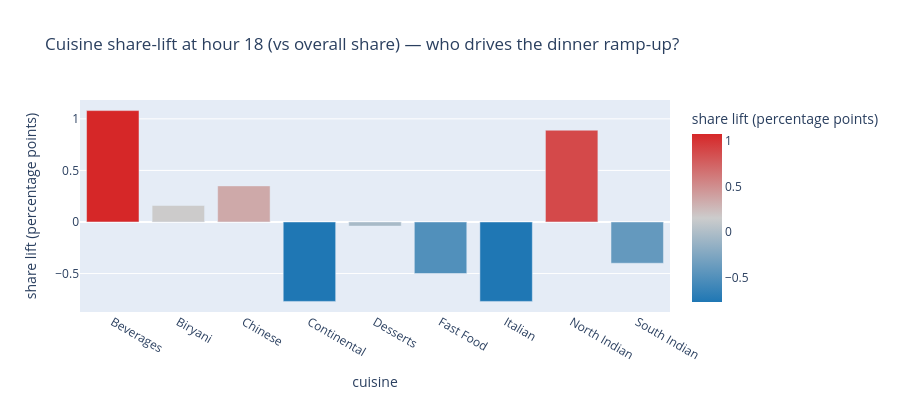

Notebook code cell kept with this figure:
### Markdown cell above
### 1.2 The dinner ramp-up has a cuisine signature

Hour 18 was Notebook 02's supply-gap finding. Which cuisines drive it? We compute each cuisine's *share-lift at hour 18 vs its overall share*. Positive = the cuisine over-indexes during the 6pm window.

### Code cell
hr18_share = df[df.hour == 18].cuisine.value_counts(normalize=True) * 100
all_share  = df.cuisine.value_counts(normalize=True) * 100
lift = (hr18_share - all_share).round(2).sort_values(ascending=False)
lift_df = pd.DataFrame({'hour18_share_%': hr18_share.round(2),
                        'overall_share_%': all_share.round(2),
                        'lift_pp': lift})
print(lift_df.sort_values('lift_pp', ascending=False).to_string())

fig = px.bar(lift_df.reset_index(), x='cuisine', y='lift_pp',
             title='Cuisine share-lift at hour 18 (vs overall share) — who drives the dinner ramp-up?',
             labels={'lift_pp': 'share lift (percentage points)', 'cuisine': 'cuisine'},
             height=400, color='lift_pp',
             color_continuous_scale=[(0, '#1f77b4'), (0.5, '#cccccc'), (1, '#d62728')])
fig.write_html(FIG / '05_cuisine_hour18_lift.html', include_plotlyjs='cdn')
fig.show()

### Figure 1 — Plotly figure (JSON) as saved in the notebook; plotly's stock layout.template omitted (floating-point values rounded to 4 significant figures)
{"data": [{"hovertemplate": "cuisine=%{x}<br>share lift (percentage points)=%{marker.color}<extra></extra>", "legendgroup": "", "marker": {"color": [1.08, 0.16, 0.35, -0.77, -0.04, -0.5, -0.77, 0.89, -0.4], "coloraxis": "coloraxis", "pattern": {"shape": ""}}, "name": "", "orientation": "v", "showlegend": false, "textposition": "auto", "type": "bar", "x": ["Beverages", "Biryani", "Chinese", "Continental", "Desserts", "Fast Food", "Italian", "North Indian", "South Indian"], "xaxis": "x", "y": [1.08, 0.16, 0.35, -0.77, -0.04, -0.5, -0.77, 0.89, -0.4], "yaxis": "y"}], "layout": {"barmode": "relative", "coloraxis": {"colorbar": {"title": {"text": "share lift (percentage points)"}}, "colorscale": [[0, "#1f77b4"], [0.5, "#cccccc"], [1, "#d62728"]]}, "height": 400, "legend": {"tracegroupgap": 0}, "title": {"text": "Cuisine share-lift at hour 18 (vs overall share) — who drives the dinner ramp-up?"}, "xaxis": {"anchor": "y", "domain": [0.0, 1.0], "title": {"text": "cuisine"}}, "yaxis": {"anchor": "x", "domain": [0.0, 1.0], "title": {"text": "share lift (percentage points)"}}}}
